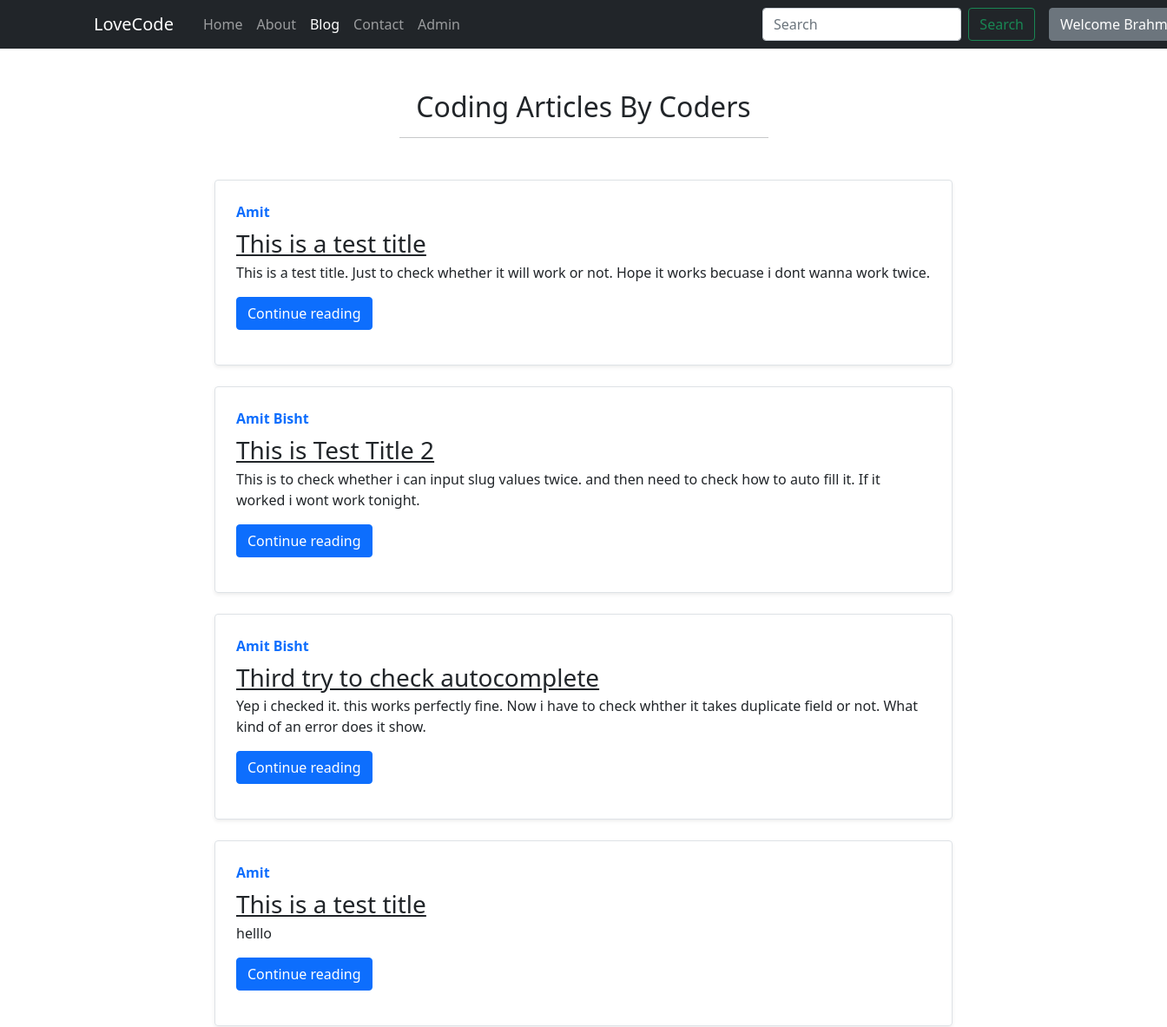
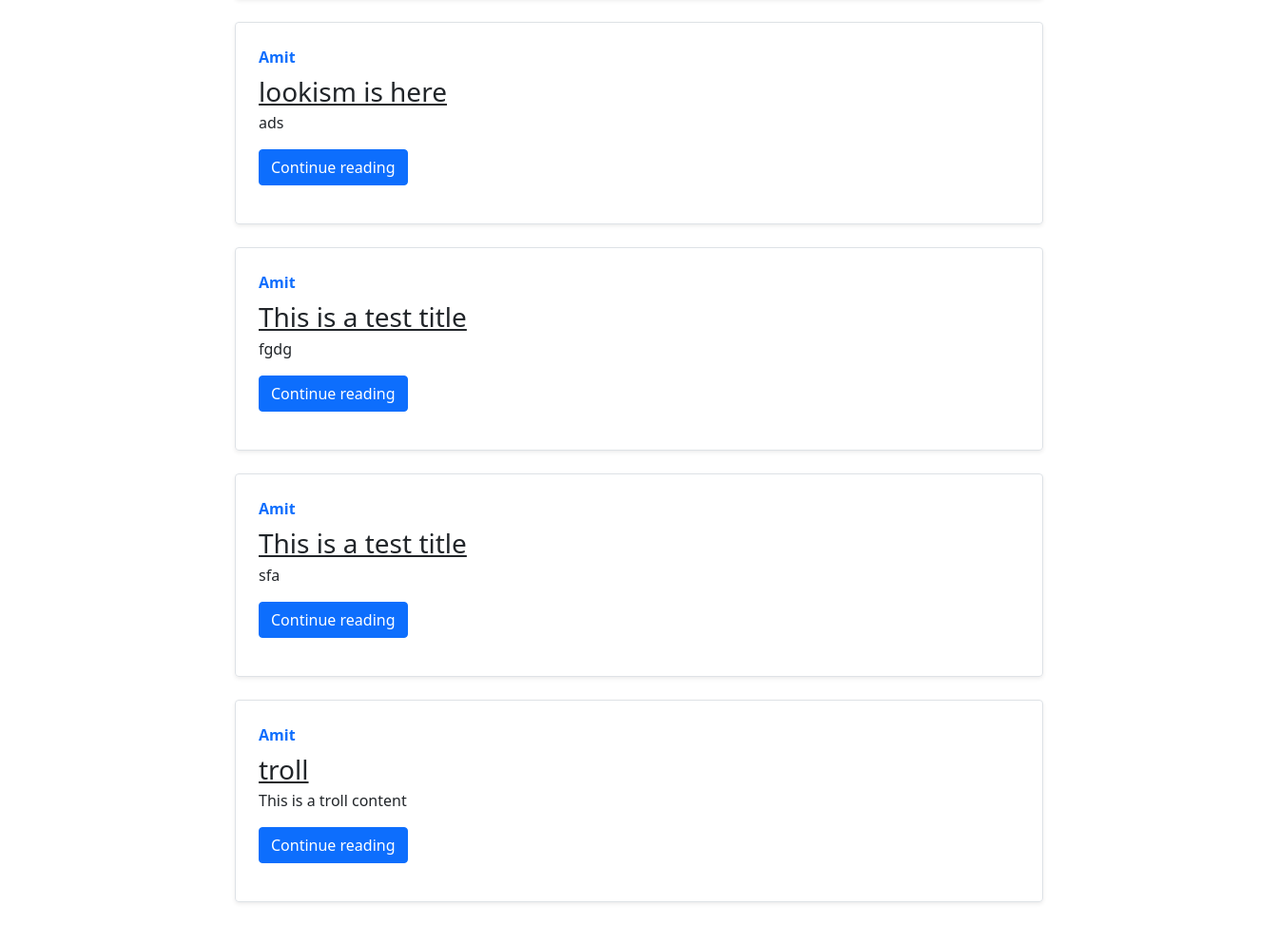
Screenshot of /blog/ (signed in) with the database file from the repository (2 pictures, top to bottom).
### blog/models.py (models this page shows, shortened)
class Post(models.Model):
    id = models.AutoField(primary_key=True)
    title = models.CharField(max_length=50)
    content = models.TextField()
    author = models.CharField(max_length=25)
    slug = models.SlugField(unique=True,blank=True)
    timestamp = models.DateTimeField(blank=True)
    class Meta:
        unique_together = ['title','slug']

### blog/views.py (the view)
# urls.py: path('',blogHome,name='blogHome'),
def blogHome(request):
    allPosts = Post.objects.all()
    context = {'allPosts': allPosts}
    return render(request,'blog/blogHome.html',context)

### templates/blog/blogHome.html (shortened to what this page needs)
{% extends 'base.html' %}
{% block Blog %}active{% endblock %}
{% block css %}
{% load static %}
<link rel="stylesheet" href="{% static 'home/style.css' %}">
{% endblock css %}
{% block body %}
<div class="container p-0 mt-5">
  <h2 class="text-center mt-4">Coding Articles By Coders</h2>
  <hr class="mb-5 mx-auto w-50">
  {% for post in allPosts %}
  <div class="row g-0 border rounded overflow-hidden flex-md-row mb-4 shadow-sm h-md-250 position-relative">
    <div class="col p-4 d-flex flex-column position-static">
      <strong class="d-inline-block mb-2 text-primary">{{post.author}}</strong>
      <h3 class="mb-0"><a href="{{post.slug}}" class="text-dark">{{post.title}}</a></h3>
      <p class="card-text mb-auto">{{post.content|truncatechars:200}}</p>
      <div>
        <a href="{{post.slug}}" role="button" class="btn btn-primary my-3">Continue reading</a>
      </div>
    </div>
  </div>
  {% endfor %}
</div>
{% endblock body %}

### templates/base.html (shortened to what this page needs)
<!DOCTYPE html>
<html lang="en">
<head>
  <link href="https://cdn.jsdelivr.net/npm/bootstrap@5.0.1/dist/css/bootstrap.min.css" rel="stylesheet"
 />
  {% load static %}
  {% block css %}{% endblock css %}
</head>
<body>
  <nav class="navbar navbar-expand-lg navbar-dark bg-dark">
    <div class="container-fluid">
      <div class="col-1 ms-5 ps-5">
        <a class="navbar-brand" href="/">LoveCode</a>
      </div>
      <div class="collapse navbar-collapse col-12" id="navbarSupportedContent">
        <ul class="navbar-nav ms-5 ps-2 mb-2 mb-lg-0 col-6">
          <li class="nav-item">
            <a class="nav-link {% block Home %}{% endblock %}" aria-current="page" href="/">Home</a>
          </li>
          <li class="nav-item">
            <a class="nav-link {% block About %}{% endblock %}" href="/about">About</a>
          </li>
          <li class="nav-item">
            <a class="nav-link {% block Blog %}{% endblock %}" href="/blog/">Blog</a>
          </li>
          <li class="nav-item">
            <a class="nav-link {% block Contacts %}{% endblock %}" href="/contact">Contact</a>
          </li>
          <li class="nav-item">
            <a class="nav-link" href="/admin/" target="_blank">Admin</a>
          </li>
        </ul>
        <div class="col-3">
          <form class="d-flex p-0" method="GET" action="/search">
            <input class="form-control me-2" type="search" placeholder="Search" name="query" id='query' />
            <button class="btn btn-outline-success me-3" type="submit">
              Search
            </button>
          </form>
        </div>
        {% if user.is_authenticated %}
        <div class="dropdown">
          <button class="btn btn-secondary dropdown-toggle" type="button" id="dropdownMenuButton1"
            data-bs-toggle="dropdown" aria-expanded="false">
            Welcome {{request.user}}
          </button>
        </div>
          {% endif %}
        </div>
      </div>
  </nav>
  {% block body %} {% endblock body %}
</body>
</html>

### static/home/style.css (style rules this page uses)
.container { width: 850px; margin: 10px auto 10px ; }
form { padding: 0% 7% 1%; }

### rows the page displays
Post: author "Amit", title "This is a test title", content "This is a test title. Just to check whether it will work or not. Hope it works becuase i dont wanna work twice."
Post: author "Amit Bisht", title "This is Test Title 2", content "This is to check whether i can input slug values twice. and then need to check how to auto fill it. If it worked i wont work tonight."
Post: author "Amit Bisht", title "Third try to check autocomplete", content "Yep i checked it. this works perfectly fine. Now i have to check whther it takes duplicate field or not. What kind of an error does it show."
Post: author "Amit", title "This is a test title", content "helllo"
Post: author "Amit", title "lookism is here", content "ads"
Post: author "Amit", title "This is a test title", content "fgdg"
Post: author "Amit", title "This is a test title", content "sfa"
Post: author "Amit", title "troll", content "This is a troll content"

### other values shown
{{ request.user }} "Brahm…"
